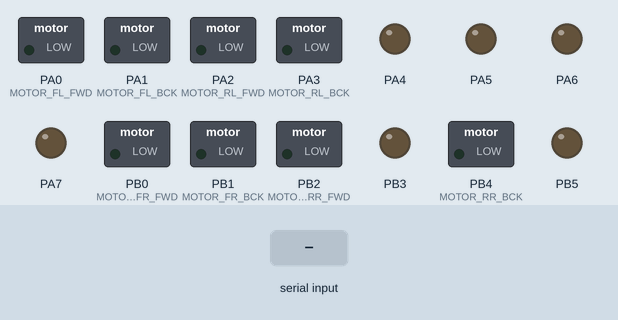
This program was run on a simulated ATmega32, built with avr-gcc and emulated at 1 MHz. On the bench: switched loads named in the program (green lamp = pin HIGH), output pins drawn as LEDs (lit = HIGH). Inputs (shaded band) come from the test bench.

Above: at 1.2 s.
1.3 s: "F" received over Serial
At 2.1 s:
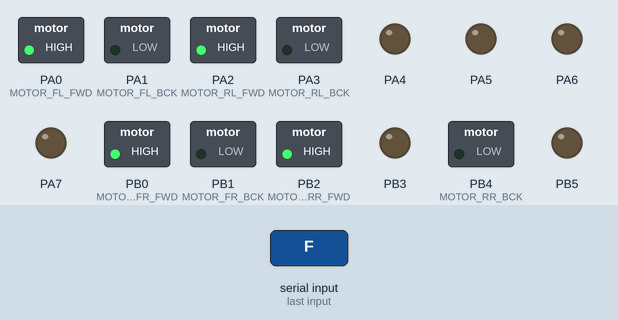
2.8 s: "B" received over Serial
At 3.2 s:
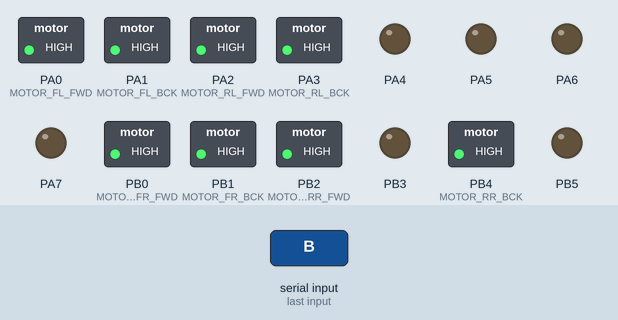
4.3 s: "S" received over Serial
At 5.5 s:
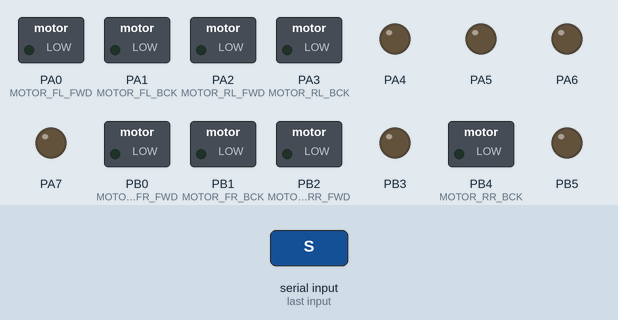
5.8 s: "b" received over Serial
At 6.7 s:
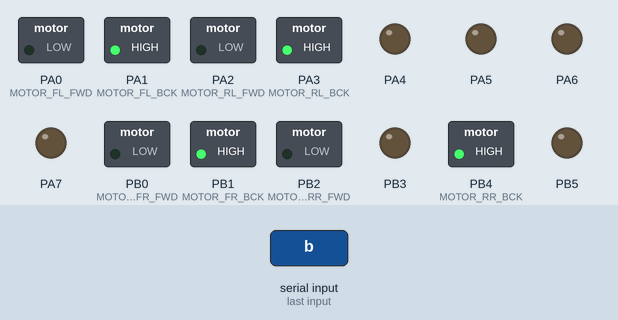
7.3 s: "R" received over Serial
At 7.9 s:
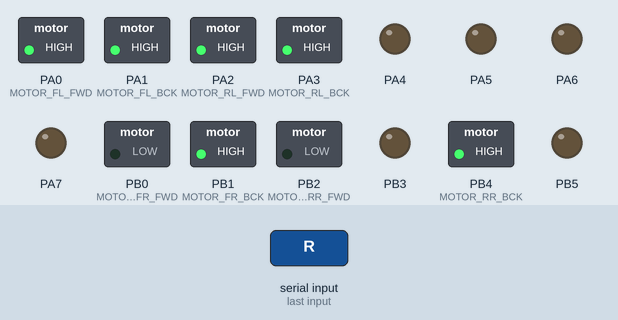
8.8 s: "f" received over Serial
At 10.2 s:
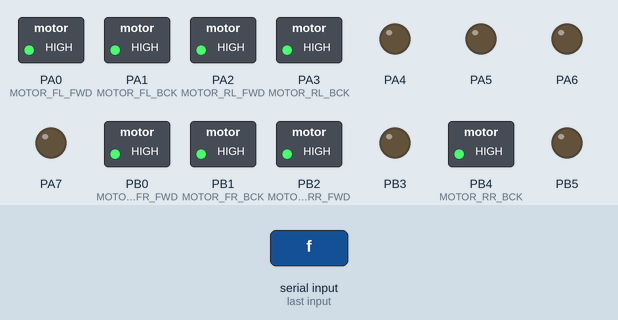
Timing chart, 0 to 11.3 s (numbered marks = the images above; inputs shaded):
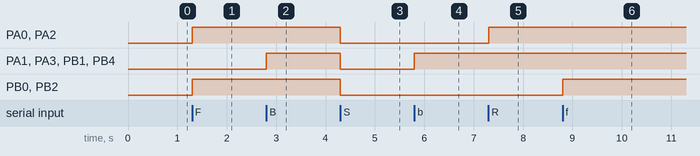

Measured:
- after the input at 1.3 s, PA0 (MOTOR_FL_FWD), PA2 (MOTOR_RL_FWD), PB0 (MOTOR_FR_FWD), PB2 (MOTOR_RR_FWD): LOW → HIGH at once
- after the input at 2.8 s, PA1 (MOTOR_FL_BCK), PA3 (MOTOR_RL_BCK), PB1 (MOTOR_FR_BCK), PB4 (MOTOR_RR_BCK): LOW → HIGH at once
- after the input at 4.3 s, PA0 (MOTOR_FL_FWD), PA1 (MOTOR_FL_BCK), PA2 (MOTOR_RL_FWD), PA3 (MOTOR_RL_BCK), PB0 (MOTOR_FR_FWD), PB1 (MOTOR_FR_BCK), PB2 (MOTOR_RR_FWD), PB4 (MOTOR_RR_BCK): HIGH → LOW at once
- after the input at 5.8 s, PA1 (MOTOR_FL_BCK), PA3 (MOTOR_RL_BCK), PB1 (MOTOR_FR_BCK), PB4 (MOTOR_RR_BCK): LOW → HIGH at once
- after the input at 7.3 s, PA0 (MOTOR_FL_FWD), PA2 (MOTOR_RL_FWD): LOW → HIGH at once
- after the input at 8.8 s, PB0 (MOTOR_FR_FWD), PB2 (MOTOR_RR_FWD): LOW → HIGH at once

The program:

main.c
```c
/*
 * GccApplication1.c
 *
 * Created: 8/25/2024 1:16:09 PM
 * Author : Sherif Abdelhay
 */

#include <avr/io.h>
#define F_CPU 1000000UL
#include <util/delay.h>
#include "DIO.h"
#include "direction_speed.h"
#include "usart.h"

int main(void)
{
	USART_Init(9600);
	MOTOR_Init();

    while (1)
    {
		unsigned char val = USART_RxChar();

		switch(val){

			case 'F':
			case 'f':
			move_forward();
			break;

			case 'B':
			case 'b':
			move_backward();
			break;

			case 'R':
			case 'r':
			turn_right();
			break;

			case 'L':
			case 'l':
			turn_left();
			break;

			case 'S':
			case 's':
			stop();
			break;
		}
    }
	return 0;
}
```

direction_speed.c
```c
#include <avr/io.h>
#include "DIO.h"
#include "direction_speed.h"
#define F_CPU 1000000UL
#include <util/delay.h>


void MOTOR_Init(){
	DDRA = 0xFF;
	DDRB = 0xFF;

	DIO_write('D', EN_FRONT_LEFT, 1);
	DIO_write('D', EN_REAR_LEFT, 1);
	DIO_write('D', EN_FRONT_RIGHT, 1);
	DIO_write('D', EN_REAR_RIGHT, 1);
}

void move_forward(void) {

	DIO_write('A', MOTOR_FL_FWD, 1);
	DIO_write('A', MOTOR_RL_FWD, 1);

	DIO_write('B', MOTOR_FR_FWD, 1);
	DIO_write('B', MOTOR_RR_FWD, 1);
}

void move_backward(void) {

	DIO_write('A', MOTOR_FL_BCK, 1);
	DIO_write('A', MOTOR_RL_BCK, 1);

	DIO_write('B', MOTOR_FR_BCK, 1);
	DIO_write('B', MOTOR_RR_BCK, 1);
}

void turn_left(void) {

	DIO_write('A', MOTOR_FL_BCK, 1);
	DIO_write('A', MOTOR_RL_BCK, 1);

	DIO_write('B', MOTOR_FR_FWD, 1);
	DIO_write('B', MOTOR_RR_FWD, 1);
}

void turn_right(void) {

	DIO_write('A', MOTOR_FL_FWD, 1);
	DIO_write('A',  MOTOR_RL_FWD, 1);

	DIO_write('B', MOTOR_FR_BCK, 1);
	DIO_write('B', MOTOR_RR_BCK, 1);
}

void stop(void) {
	PORTA = 0x00;
	PORTB = 0x00;
}
```

direction_speed.h
```c
/*
 * direction_speed.h
 *
 * Created: 8/25/2024 2:24:27 PM
 *  Author: Sherif Abdelhay
 */


#ifndef DIRECTION_SPEED_H_
#define DIRECTION_SPEED_H_

// Define motor control pins
#define MOTOR_FL_FWD PA0  // Front-Left Forward
#define MOTOR_FL_BCK PA1  // Front-Left Backward
#define MOTOR_RL_FWD PA2  // Rear-Left Forward
#define MOTOR_RL_BCK PA3  // Rear-Left Backward

#define MOTOR_FR_FWD PB0  // Front-Right Forward
#define MOTOR_FR_BCK PB1  // Front-Right Backward
#define MOTOR_RR_FWD PB2  // Rear-Right Forward
#define MOTOR_RR_BCK PB4  // Rear-Right Backward

// Enable Pin
#define EN_FRONT_LEFT		PD6
#define EN_REAR_LEFT		PD7
#define EN_FRONT_RIGHT		PD4
#define EN_REAR_RIGHT		PD5

void MOTOR_Init();
void move_forward(void);
void move_backward(void);
void turn_left(void);
void turn_right(void);
void stop(void);


#endif /* DIRECTION_SPEED_H_ */
```

std_macros.h
```c
/*
 * std_macros.h
 *
 * Created: 4/26/2024 12:13:41 PM
 *  Author:Sherif Abdelhay
 */


#ifndef STD_MACROS_H_
#define STD_MACROS_H_

#define SET_BIT(reg_name,bit)		reg_name |=(1<<bit)
#define CLR_BIT(reg_name,bit)		reg_name &=(~(1<<bit))
#define TOG_BIT(reg_name,bit)		reg_name ^=(1<<bit)
#define READ_BIT(reg_name,bit)		((reg_name&(1<<bit))>>bit)

#endif /* STD_MACROS_H_ */
```

usart.c
```c
/*
 * usart.c
 *
 * Created: 8/25/2024 1:17:33 PM
 *  Author: Sherif Abdelhay
 */

#define F_CPU 1000000UL
#include <avr/io.h>
#include "std_macros.h"
#include "usart.h"

void USART_Init(unsigned long BAUDRATE)				/* USART initialize function */
{
	#ifdef DOUBLE_SPEED_MODE
	UCSRA |=(1 << U2X);
	#endif
	UCSRB |= (1 << RXEN) | (1 << TXEN) | (1 << RXCIE);	/* Enable USART transmitter and receiver */
	UCSRC |= (1 << URSEL)| (1 << UCSZ0) | (1 << UCSZ1);	/* Write USCRC for 8 bit data and 1 stop bit */
	UBRRL = BAUD_PRESCALE;							/* Load UBRRL with lower 8 bit of prescale value */
	UBRRH = (BAUD_PRESCALE >> 8);					/* Load UBRRH with upper 8 bit of prescale value */
}

char USART_RxChar()									/* Data receiving function */
{
	while (!(UCSRA & (1 << RXC)));					/* Wait until new data receive */
	return(UDR);									/* Get and return received data */
}

void USART_TxChar(char data)						/* Data transmitting function */
{
	UDR = data;										/* Write data to be transmitting in UDR */
	while (!(UCSRA & (1<<UDRE)));					/* Wait until data transmit and buffer get empty */
}

void USART_SendString(char *str)					/* Send string of USART data function */
{
	int i=0;
	while (str[i]!=0)
	{
		USART_TxChar(str[i]);						/* Send each char of string till the NULL */
		i++;
	}
}
```

usart.h
```c
/*
 * usart.h
 *
 * Created: 8/25/2024 1:17:48 PM
 *  Author: Sherif Abdelhay
 */


#ifndef USART_H_
#define USART_H_

#define F_CPU 1000000UL
#include <avr/io.h>
#include <math.h>

#define DOUBLE_SPEED_MODE

#ifdef DOUBLE_SPEED_MODE
#define BAUD_PRESCALE (int)round(((((double)F_CPU / ((double)BAUDRATE * 8.0))) - 1.0))	/* Define prescale value */
#else
#define BAUD_PRESCALE (int)round(((((double)F_CPU / ((double)BAUDRATE * 16.0))) - 1.0))	/* Define prescale value */
#endif

void USART_Init(unsigned long);
char USART_RxChar();
void USART_TxChar(char);
void USART_SendString(char*);


#endif /* USART_H_ */
```

DIO.c
```c
/*
 * DiO.c
 *
 * Created: 4/29/2024 7:53:08 PM
 *  Author: Sherif Abdelhay
 */
#include <avr/io.h>
#include "std_macros.h"

void DIO_setpindir(char port, char pin, char dir){
	switch(port){
	case 'A':
	case 'a':

	if(dir == 1){
		SET_BIT(DDRA, pin);
	}else{
		CLR_BIT(DDRA, pin);
	}
	break;

	case 'B':
	case 'b':
	if(dir == 1){
		SET_BIT(DDRB, pin);
	}else{
		CLR_BIT(DDRB, pin);
	}
	break;

	case 'C':
	case 'c':
	if(dir == 1){
		SET_BIT(DDRC, pin);
	}
	else{
		CLR_BIT(DDRC, pin);
	}
	break;

	case 'D':
	case 'd':
	if(dir == 1){
		SET_BIT(DDRD, pin);
	}else{
		CLR_BIT(DDRD, pin);
	}
	break;
	default: break;
	}
}

void DIO_write(char port, char pin, char val){
	switch(port){
		case 'A':
		case 'a':

		if(val == 1){
			SET_BIT(PORTA, pin);
		}else{
			CLR_BIT(PORTA, pin);
		}
		break;

		case 'B':
		case 'b':
		if(val == 1){
			SET_BIT(PORTB, pin);
		}else{
			CLR_BIT(PORTB, pin);
		}
		break;

		case 'C':
		case 'c':
		if(val == 1){
			SET_BIT(PORTC, pin);
		}else{
			CLR_BIT(PORTC, pin);
		}
		break;

		case 'D':
		case 'd':
		if(val == 1){
			SET_BIT(PORTD, pin);
		}else{
			CLR_BIT(PORTD, pin);
		}
		break;
		default: break;
	}
}

void DOI_toggle(char port,char pin){
	switch(port){
		case 'A':
		case 'a':
		TOG_BIT(PORTA,pin);
		break;

		case 'B':
		case 'b':
		TOG_BIT(PORTB,pin);
		break;

		case 'C':
		case 'c':
		TOG_BIT(PORTC,pin);
		break;

		case 'D':
		case 'd':
		TOG_BIT(PORTD,pin);
		break;
		default: break;
	}
}

char DIO_read(char port, char pin){
	char returned_val =0;

	switch(port){
		case 'A':
		case 'a':
		 returned_val = READ_BIT(PINA, pin);
		break;

		case 'B':
		case 'b':
		returned_val = READ_BIT(PINB, pin);
		break;

		case 'C':
		case 'c':
		returned_val = READ_BIT(PINC, pin);
		break;

		case 'D':
		case 'd':
		returned_val = READ_BIT(PIND, pin);
		break;
		default: break;
	}
	return returned_val;
}
void DIO_connectPullUp(char port, char pin, char connect){
	{
		switch(port){
			case 'A':
			case 'a':

			if(connect == 1){
				SET_BIT(PORTA, pin);
			}else{
				CLR_BIT(PORTA, pin);
			}
			break;

			case 'B':
			case 'b':
			if(connect == 1){
				SET_BIT(PORTB, pin);
			}else{
				CLR_BIT(PORTB, pin);
			}
			break;

			case 'C':
			case 'c':
			if(connect == 1){
				SET_BIT(PORTC, pin);
			}else{
				CLR_BIT(PORTC, pin);
			}
			break;

			case 'D':
			case 'd':
			if(connect == 1){
				SET_BIT(PORTD, pin);
			}else{
				CLR_BIT(PORTD, pin);
			}
			break;
			default: break;
		}
	}
}
void DIO_setportdir(char port, char dir){
	switch(port)
	{
		case 'A':
		case 'a':
		DDRA=dir;
		break ;

		case 'B':
		case 'b':
		DDRB=dir;

		break ;
		case 'C':
		case 'c':
		DDRC=dir;
		break ;

		case 'D':
		case 'd':
		DDRD=dir;
		break ;

		default:
		break ;
	}
}
void DIO_writeport(char port, char val){
	switch(port)
	{
		case 'A':
		case 'a':
		PORTA=val;
		break ;
		case 'B':
		case 'b':
		PORTB=val;
		break ;
		case 'C':
		case 'c':
		PORTC=val;
		break ;
		case 'D':
		case 'd':
		PORTD=val;
		break ;
		default:
		break ;
	}
}

void DIO_write_low_nibble(char port,char val){
	 val&=0x0f;
	 switch(port)
	 {
		 case 'A':
		 PORTA&=0xf0;
		 PORTA|=val;
		 break;
		 case 'B':
		 PORTB&=0xf0;
		 PORTB|=val;
		 break;
		 case 'C':
		 PORTC&=0xf0;
		 PORTC|=val;
		 break;
		 case 'D':
		 PORTD&=0xf0;
		 PORTD|=val;
		 break;
	 }
}
void DIO_write_high_nibble(char port,char val)
	{
		val<<=4;
		switch(port)
		{
			case 'A':
			PORTA&=0x0f;
			PORTA|=val;
			break;
			case 'B':
			PORTB&=0x0f;
			PORTB|=val;
			break;
			case 'C':
			PORTC&=0x0f;
			PORTC|=val;
			break;
			case 'D':
			PORTD&=0x0f;
			PORTD|=val;
			break;
		}
	}
```

DIO.h
```c
/*
 * DIO.h
 *
 * Created: 4/29/2024 7:56:40 PM
 *  Author: Sherif Abdelhay
 */


#ifndef DIO_H_
#define DIO_H_

void DIO_setpindir(char port, char pin, char dir);
void DIO_write(char port, char pin, char val);
void DOI_toggle(char prot,char pin);
char DIO_read(char port, char pin);
void DOI_toggle(char prot,char pin);
void DIO_connectPullUp(char port, char pin, char connect);
void DIO_setportdir(char port, char dir);
void DIO_writeport(char port, char val);
void DIO_write_low_nibble(unsigned char port, unsigned val);
void DIO_write_high_nibble(unsigned char port, unsigned val);

/*
char DIO_readport(char port);
void DIO_toggleport(char port);
*/

#endif /* DIO_H_ */
```
